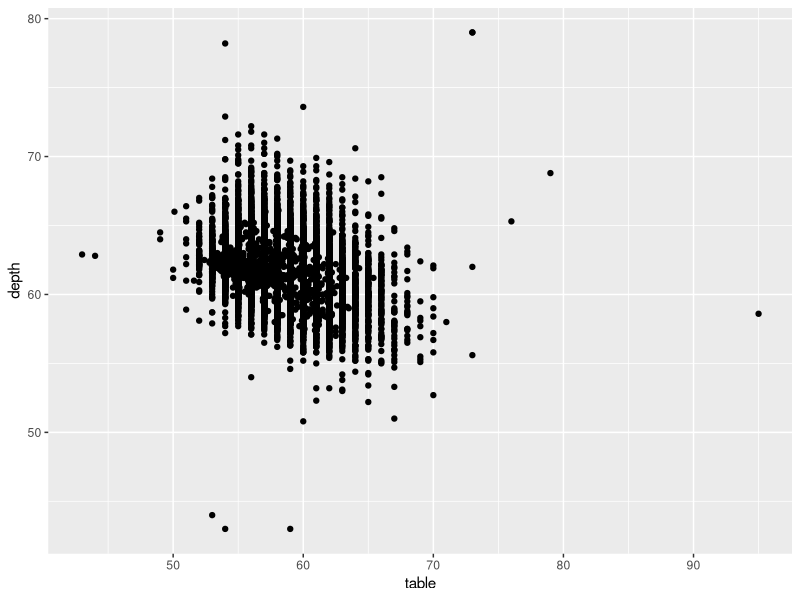
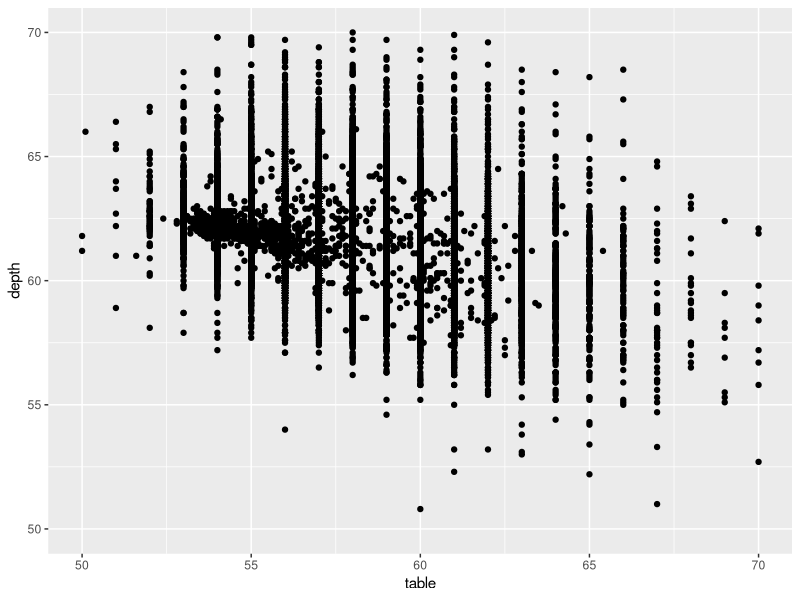
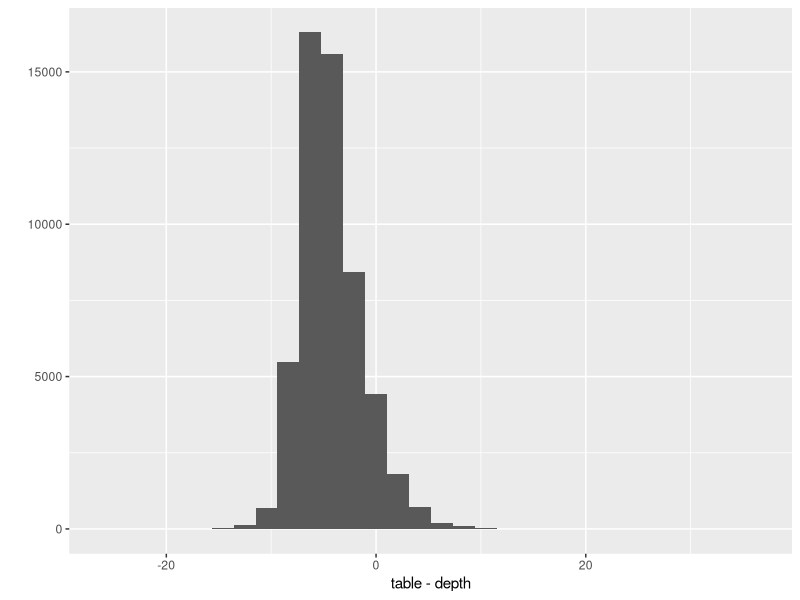
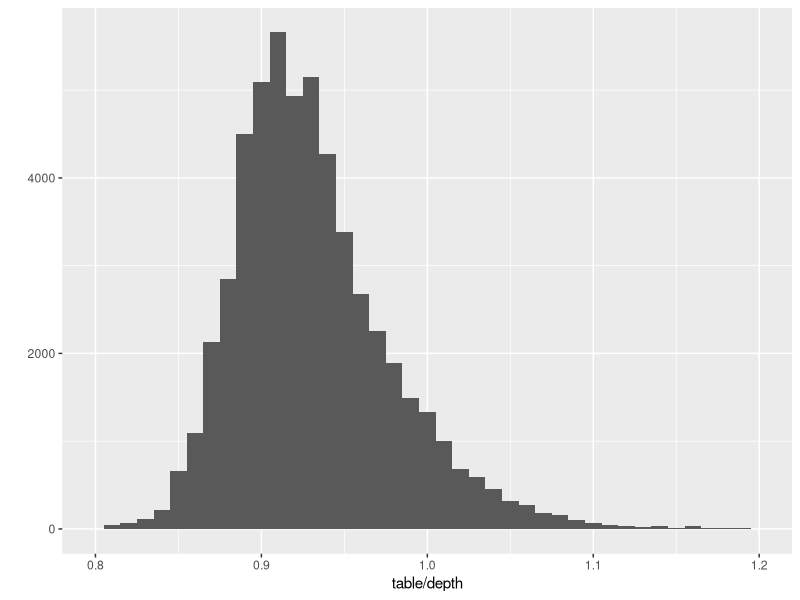

Here is the R script that generated these plots, in order:
#' ---
#' title: "Lecture 6 for Hadley Wickham's STAT 405 at Rice U. \t Statistical Reports" 
#' author: "Mark Blackmore"
#' date: "`r format(Sys.Date())`"
#' output: github_document
#' ---

library(ggplot2)
library(plyr)

#' ## Example: Good code presentation
# Table and depth -------------------------
qplot(table, depth, data = diamonds)
qplot(table, depth, data = diamonds) +
  xlim(50, 70) + ylim(50, 70)
# Is there a linear relationship?
qplot(table - depth, data = diamonds,
      geom = "histogram")
# This bin width seems the most revealing
qplot(table / depth, data = diamonds,
      geom = "histogram", binwidth = 0.01) +
  xlim(0.8, 1.2)
# Also tried: 0.05, 0.005, 0.002

#' ## Exercise: rewrite the following with proper style
x <- c( 1,-2,3,-4,5,NA )
y <- x * - 1
y[ y>0 ]

#' ### Answer
x <- c(1, -2, 3, -4, 5, NA)
y <- x * -1
y[y > 0]
